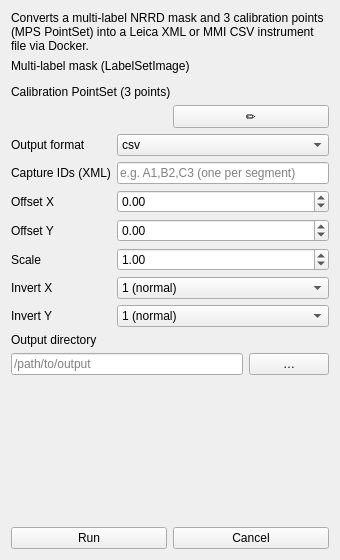
<?xml version="1.0" encoding="UTF-8"?>
<ui version="4.0">
 <class>Shape2InstrumentViewControls</class>
 <widget class="QWidget" name="Shape2InstrumentViewControls">
  <property name="geometry">
   <rect><x>0</x><y>0</y><width>340</width><height>560</height></rect>
  </property>
  <property name="windowTitle">
   <string>Shape2Instrument</string>
  </property>
  <layout class="QVBoxLayout" name="verticalLayout">

   <!-- Description -->
   <item>
    <widget class="QLabel" name="descLabel">
     <property name="text">
      <string>Converts a multi-label NRRD mask and 3 calibration points (MPS PointSet) into a Leica XML or MMI CSV instrument file via Docker.</string>
     </property>
     <property name="wordWrap"><bool>true</bool></property>
    </widget>
   </item>

   <!-- Mask selection -->
   <item>
    <widget class="QLabel" name="labelMask">
     <property name="text"><string>Multi-label mask (LabelSetImage)</string></property>
    </widget>
   </item>
   <item>
    <widget class="QmitkSingleNodeSelectionWidget" name="maskSelection" native="true"/>
   </item>

   <!-- MPS selection -->
   <item>
    <widget class="QLabel" name="labelMps">
     <property name="text"><string>Calibration PointSet (3 points)</string></property>
    </widget>
   </item>
   <item>
    <layout class="QHBoxLayout" name="mpsLayout">
     <item>
      <widget class="QmitkSingleNodeSelectionWidget" name="mpsSelection" native="true"/>
     </item>
     <item>
      <widget class="QPushButton" name="btnOpenPointSetInteraction">
       <property name="text"><string>✏</string></property>
       <property name="toolTip"><string>Open PointSet Interaction view</string></property>
       <property name="maximumWidth"><number>30</number></property>
      </widget>
     </item>
    </layout>
   </item>

   <!-- Parameters form -->
   <item>
    <layout class="QFormLayout" name="formLayout">

     <!-- Output format -->
     <item row="0" column="0">
      <widget class="QLabel" name="labelFormat">
       <property name="text"><string>Output format</string></property>
      </widget>
     </item>
     <item row="0" column="1">
      <widget class="QComboBox" name="formatCombo">
       <item><property name="text"><string>csv</string></property></item>
       <item><property name="text"><string>xml</string></property></item>
      </widget>
     </item>

     <!-- Capture IDs (XML only) -->
     <item row="1" column="0">
      <widget class="QLabel" name="labelCapIds">
       <property name="text"><string>Capture IDs (XML)</string></property>
      </widget>
     </item>
     <item row="1" column="1">
      <widget class="QLineEdit" name="capIdsEdit">
       <property name="placeholderText"><string>e.g. A1,B2,C3 (one per segment)</string></property>
      </widget>
     </item>

     <!-- Offset X -->
     <item row="2" column="0">
      <widget class="QLabel" name="labelOffsetX">
       <property name="text"><string>Offset X</string></property>
      </widget>
     </item>
     <item row="2" column="1">
      <widget class="QDoubleSpinBox" name="offsetXSpin">
       <property name="minimum"><double>-99999.0</double></property>
       <property name="maximum"><double>99999.0</double></property>
       <property name="value"><double>0.0</double></property>
       <property name="singleStep"><double>0.1</double></property>
      </widget>
     </item>

     <!-- Offset Y -->
     <item row="3" column="0">
      <widget class="QLabel" name="labelOffsetY">
       <property name="text"><string>Offset Y</string></property>
      </widget>
     </item>
     <item row="3" column="1">
      <widget class="QDoubleSpinBox" name="offsetYSpin">
       <property name="minimum"><double>-99999.0</double></property>
       <property name="maximum"><double>99999.0</double></property>
       <property name="value"><double>0.0</double></property>
       <property name="singleStep"><double>0.1</double></property>
      </widget>
     </item>

     <!-- Scale -->
     <item row="4" column="0">
      <widget class="QLabel" name="labelScale">
       <property name="text"><string>Scale</string></property>
      </widget>
     </item>
     <item row="4" column="1">
      <widget class="QDoubleSpinBox" name="scaleSpin">
       <property name="minimum"><double>0.0001</double></property>
       <property name="maximum"><double>99999.0</double></property>
       <property name="value"><double>1.0</double></property>
       <property name="singleStep"><double>0.1</double></property>
      </widget>
     </item>

     <!-- Invert X -->
     <item row="5" column="0">
      <widget class="QLabel" name="labelInvertX">
       <property name="text"><string>Invert X</string></property>
      </widget>
     </item>
     <item row="5" column="1">
      <widget class="QComboBox" name="invertXCombo">
       <item><property name="text"><string>1 (normal)</string></property></item>
       <item><property name="text"><string>-1 (invert)</string></property></item>
      </widget>
     </item>

     <!-- Invert Y -->
     <item row="6" column="0">
      <widget class="QLabel" name="labelInvertY">
       <property name="text"><string>Invert Y</string></property>
      </widget>
     </item>
     <item row="6" column="1">
      <widget class="QComboBox" name="invertYCombo">
       <item><property name="text"><string>1 (normal)</string></property></item>
       <item><property name="text"><string>-1 (invert)</string></property></item>
      </widget>
     </item>

    </layout>
   </item>

   <!-- Output directory -->
   <item>
    <widget class="QLabel" name="labelOutput">
     <property name="text"><string>Output directory</string></property>
    </widget>
   </item>
   <item>
    <layout class="QHBoxLayout" name="outputLayout">
     <item>
      <widget class="QLineEdit" name="outputEdit">
       <property name="placeholderText"><string>/path/to/output</string></property>
      </widget>
     </item>
     <item>
      <widget class="QPushButton" name="btnBrowse">
       <property name="text"><string>…</string></property>
       <property name="maximumWidth"><number>30</number></property>
      </widget>
     </item>
    </layout>
   </item>

   <!-- Spacer -->
   <item>
    <spacer name="verticalSpacer">
     <property name="orientation"><enum>Qt::Vertical</enum></property>
     <property name="sizeHint" stdset="0"><size><width>20</width><height>20</height></size></property>
    </spacer>
   </item>

   <!-- Status label -->
   <item>
    <widget class="QLabel" name="statusLabel">
     <property name="text"><string></string></property>
     <property name="wordWrap"><bool>true</bool></property>
    </widget>
   </item>

   <!-- Run / Cancel buttons -->
   <item>
    <layout class="QHBoxLayout" name="buttonLayout">
     <item>
      <widget class="QPushButton" name="btnRun">
       <property name="text"><string>Run</string></property>
      </widget>
     </item>
     <item>
      <widget class="QPushButton" name="btnCancel">
       <property name="text"><string>Cancel</string></property>
      </widget>
     </item>
    </layout>
   </item>

  </layout>
 </widget>

 <customwidgets>
  <customwidget>
   <class>QmitkSingleNodeSelectionWidget</class>
   <extends>QWidget</extends>
   <header>QmitkSingleNodeSelectionWidget.h</header>
   <container>0</container>
  </customwidget>
 </customwidgets>

 <resources/>
 <connections/>
</ui>
